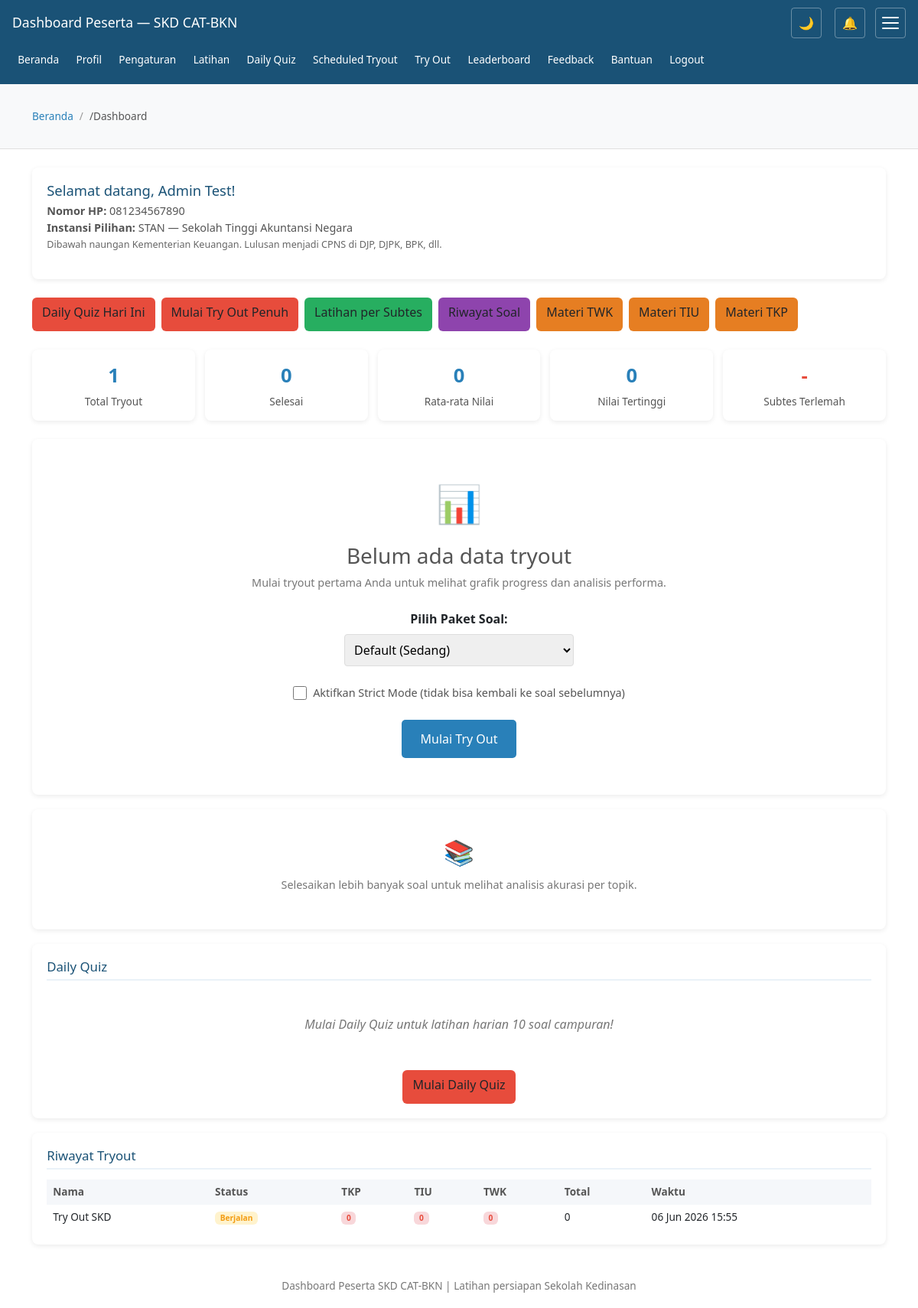
Screenshot of /pages/user_dashboard.php (signed in) with the database file from the repository.
### tables this page shows
CREATE TABLE `users` (
  `id` int(11) NOT NULL AUTO_INCREMENT,
  `nama` varchar(100) NOT NULL,
  `email` varchar(100) DEFAULT NULL COMMENT 'Email (deprecated, gunakan no_hp)',
  `instansi_pilihan` varchar(100) DEFAULT NULL,
  `created_at` timestamp NOT NULL DEFAULT current_timestamp(),
  `role` enum('admin','user') DEFAULT 'user',
  `status` enum('active','suspended','banned') DEFAULT 'active' COMMENT 'User account status',
  `suspended_at` timestamp NULL DEFAULT NULL COMMENT 'Timestamp when user was suspended',
  `suspended_reason` text DEFAULT NULL COMMENT 'Reason for suspension',
  `instansi_id` int(11) DEFAULT NULL,
  `password_hash` varchar(255) DEFAULT NULL,
  `failed_attempts` int(11) DEFAULT 0,
  `lockout_until` datetime DEFAULT NULL,
  `instansi` varchar(100) DEFAULT NULL,
  `no_hp` varchar(20) DEFAULT NULL COMMENT 'Nomor HP untuk login (08xx)',
  `sekolah_asal` varchar(100) DEFAULT NULL COMMENT 'Nama sekolah asal (SMA/SMK/MA)',
  `tahun_tamat` int(11) DEFAULT NULL COMMENT 'Tahun tamat sekolah',
  `foto_profil` varchar(255) DEFAULT NULL COMMENT 'Path to profile photo',
  `tanggal_lahir` date DEFAULT NULL COMMENT 'Tanggal lahir user',
  `jenis_kelamin` enum('L','P') DEFAULT NULL COMMENT 'Jenis kelamin: L=Laki-laki, P=Perempuan',
  `alamat` text DEFAULT NULL COMMENT 'Alamat lengkap user',
  `show_leaderboard` tinyint(1) DEFAULT 1 COMMENT 'Show profile in leaderboard: 1=show, 0=hide',
  `notification_preference` enum('push','browser','both','none') DEFAULT 'browser' COMMENT 'Preferensi notifikasi',
  `language` varchar(5) DEFAULT 'id' COMMENT 'Bahasa: id=en, en=english',
  `theme` varchar(10) DEFAULT 'light' COMMENT 'Tema: light/dark',
  `font_size` varchar(10) DEFAULT 'medium' COMMENT 'Ukuran font: small/medium/large',
  PRIMARY KEY (`id`),
  UNIQUE KEY `unique_no_hp` (`no_hp`),
  KEY `instansi_id` (`instansi_id`),
  KEY `idx_status` (`status`),
  CONSTRAINT `users_ibfk_1` FOREIGN KEY (`instansi_id`) REFERENCES `instansi` (`id`) ON DELETE SET NULL
);

CREATE TABLE `instansi` (
  `id` int(11) NOT NULL AUTO_INCREMENT,
  `kode` varchar(20) NOT NULL COMMENT 'Singkatan: STAN, STIS, IPDN, dll',
  `nama` varchar(100) NOT NULL COMMENT 'Nama lengkap instansi',
  `passing_twk` int(11) NOT NULL DEFAULT 65,
  `passing_tiu` int(11) NOT NULL DEFAULT 80,
  `passing_tkp` int(11) NOT NULL DEFAULT 126,
  `passing_total` int(11) NOT NULL DEFAULT 271,
  `deskripsi` text DEFAULT NULL COMMENT 'Info singkat instansi',
  `aktif` tinyint(1) DEFAULT 1,
  `urutan` int(11) DEFAULT 0,
  `created_at` timestamp NOT NULL DEFAULT current_timestamp(),
  PRIMARY KEY (`id`),
  UNIQUE KEY `unique_kode` (`kode`)
);

CREATE TABLE `tryout_sessions` (
  `id` int(11) NOT NULL AUTO_INCREMENT,
  `user_id` int(11) NOT NULL,
  `nama` varchar(100) NOT NULL,
  `durasi_tkp` int(11) DEFAULT 45,
  `durasi_tiu` int(11) DEFAULT 35,
  `durasi_twk` int(11) DEFAULT 30,
  `jumlah_tkp` int(11) DEFAULT 45,
  `jumlah_tiu` int(11) DEFAULT 35,
  `jumlah_twk` int(11) DEFAULT 30,
  `passing_tkp` int(11) DEFAULT 126,
  `passing_tiu` int(11) DEFAULT 80,
  `passing_twk` int(11) DEFAULT 65,
  `passing_total` int(11) DEFAULT 271,
  `waktu_mulai` datetime DEFAULT NULL,
  `waktu_selesai` datetime DEFAULT NULL,
  `nilai_tkp` int(11) DEFAULT 0,
  `nilai_tiu` int(11) DEFAULT 0,
  `nilai_twk` int(11) DEFAULT 0,
  `total_nilai` int(11) DEFAULT 0,
  `status` enum('berjalan','selesai','gagal') DEFAULT 'berjalan',
  `created_at` timestamp NOT NULL DEFAULT current_timestamp(),
  `strict_mode` tinyint(4) DEFAULT 0 COMMENT 'Strict mode: 1 = no back navigation, 0 = normal mode',
  `package_id` int(11) DEFAULT NULL COMMENT 'Reference to tryout_packages table',
  `pause_count` int(11) DEFAULT 0 COMMENT 'Number of times paused',
  `total_pause_seconds` int(11) DEFAULT 0 COMMENT 'Total paused time in seconds',
  `is_paused` tinyint(4) DEFAULT 0 COMMENT 'Currently paused: 1 = yes, 0 = no',
  `paused_at` timestamp NULL DEFAULT NULL COMMENT 'Timestamp when pause started',
  PRIMARY KEY (`id`),
  KEY `user_id` (`user_id`),
  KEY `package_id` (`package_id`),
  KEY `idx_tryout_sessions_user` (`user_id`),
  KEY `idx_tryout_sessions_status` (`status`),
  CONSTRAINT `tryout_sessions_ibfk_1` FOREIGN KEY (`user_id`) REFERENCES `users` (`id`) ON DELETE CASCADE,
  CONSTRAINT `tryout_sessions_ibfk_2` FOREIGN KEY (`package_id`) REFERENCES `tryout_packages` (`id`) ON DELETE SET NULL
);

### helpers.php (called while the page is built, shortened)
<?php
function e(string $text): string
{
    return htmlspecialchars($text, ENT_QUOTES, 'UTF-8');
}

### pages/user_dashboard.php (the view, shortened to what this page needs)
<?php
require '../config.php';
require '../helpers.php';
$userId = (int)$_SESSION['user_id'];
$userName = e($_SESSION['user_nama'] ?? 'Peserta');
$stmt = $pdo->prepare("SELECT u.nama, u.no_hp, u.email, u.sekolah_asal, u.tahun_tamat, u.instansi, u.instansi_id, i.kode as instansi_kode, i.nama as instansi_nama, i.deskripsi as instansi_desk
    FROM users u LEFT JOIN instansi i ON u.instansi_id = i.id WHERE u.id = ?");
$stmt->execute([$userId]);
$userInfo = $stmt->fetch();
$stmt = $pdo->prepare("SELECT * FROM tryout_sessions WHERE user_id = ? ORDER BY id DESC");
$stmt->execute([$userId]);
$riwayat = $stmt->fetchAll();
$totalTryout = count($riwayat);
$selesai = array_filter($riwayat, fn($r) => $r['status'] === 'selesai');
$rataNilai = 0;
$bestScore = 0;
$subtesTerlemah = '-';
$passingMap = $pdo->query("SELECT subtes, passing_grade FROM subtes_config WHERE aktif = 1")->fetchAll(PDO::FETCH_KEY_PAIR);
$passingTkp = (int)($passingMap['TKP'] ?? 126);
$passingTiu = (int)($passingMap['TIU'] ?? 80);
$passingTwk = (int)($passingMap['TWK'] ?? 65);
$akurasiTopik = $pdo->prepare("
    SELECT
        q.subtes,
        q.topik,
        COUNT(*) as total,
        SUM(CASE WHEN a.jawaban_user = q.jawaban_benar THEN 1 ELSE 0 END) as benar
    FROM answers a
    JOIN questions q ON a.question_id = q.id
    JOIN tryout_sessions ts ON a.session_id = ts.id
    WHERE ts.user_id = ? AND a.jawaban_user IS NOT NULL AND a.jawaban_user != ''
    GROUP BY q.subtes, q.topik
    HAVING COUNT(*) >= 3
    ORDER BY subtes, (SUM(CASE WHEN a.jawaban_user = q.jawaban_benar THEN 1 ELSE 0 END)) ASC, COUNT(*) DESC
    LIMIT 10
");
$akurasiTopik->execute([$userId]);
$topikStats = $akurasiTopik->fetchAll(PDO::FETCH_ASSOC);
?>
<!DOCTYPE html>
<html lang="id">
<head>
</head>
<body>
<?php require '../includes/navigation.php'; ?>
<?php
require '../includes/breadcrumbs.php';
?>
<div class="container" id="main-content">
<div class="welcome">
<h2>Selamat datang, <?= $userName ?>!</h2>
<p>
<strong>Nomor HP:</strong> <?= e($userInfo['no_hp'] ?? '-') ?><br>
<?php if ($userInfo['instansi_nama']): ?>
<strong>Instansi Pilihan:</strong> <?= e($userInfo['instansi_kode']) ?> — <?= e($userInfo['instansi_nama']) ?><br>
<small style="color:#666"><?= e($userInfo['instansi_desk'] ?? '') ?></small>
<?php else: ?>
<strong>Belum memilih instansi.</strong> <a href="profile.php" style="color:#2980b9">Pilih instansi di profil</a> untuk mendapatkan rekomendasi.
<?php endif; ?>
</p>
</div>
<div class="actions">
<a href="daily_quiz.php" class="btn" style="background:#e74c3c">Daily Quiz Hari Ini</a>
<a href="tryout.php" class="btn danger">Mulai Try Out Penuh</a>
<a href="latihan.php" class="btn success">Latihan per Subtes</a>
<a href="riwayat_soal.php" class="btn" style="background:#8e44ad">Riwayat Soal</a>
<a href="materi.php?subtes=TWK" class="btn warning">Materi TWK</a>
<a href="materi.php?subtes=TIU" class="btn warning">Materi TIU</a>
<a href="materi.php?subtes=TKP" class="btn warning">Materi TKP</a>
</div>
<div class="stats">
<div class="stat"><div class="num"><?= $totalTryout ?></div><div class="label">Total Tryout</div></div>
<div class="stat"><div class="num"><?= count($selesai) ?></div><div class="label">Selesai</div></div>
<div class="stat"><div class="num"><?= $rataNilai ?></div><div class="label">Rata-rata Nilai</div></div>
<div class="stat"><div class="num"><?= $bestScore ?></div><div class="label">Nilai Tertinggi</div></div>
<div class="stat"><div class="num" style="color:#e74c3c"><?= $subtesTerlemah ?></div><div class="label">Subtes Terlemah</div></div>
</div>
<?php if (empty($selesai)): ?>
<div class="section" style="text-align:center;padding:3rem 1rem">
<div style="font-size:3rem;margin-bottom:1rem">📊</div>
<h3 style="color:#555;margin-bottom:.5rem">Belum ada data tryout</h3>
<p style="color:#777;font-size:.9rem;margin-bottom:1.5rem">Mulai tryout pertama Anda untuk melihat grafik progress dan analisis performa.</p>
<div style="margin-bottom:1.5rem">
    <label style="display:block;margin-bottom:.5rem;font-weight:bold">Pilih Paket Soal:</label>
    <select id="packageSelect" style="padding:.5rem;border:1px solid #ddd;border-radius:4px;width:100%;max-width:300px;margin:0 auto">
        <option value="0">Default (Sedang)</option>
    </select>
</div>
<div style="margin-bottom:1.5rem">
    <label style="display:flex;align-items:center;justify-content:center;gap:.5rem;cursor:pointer">
        <input type="checkbox" id="strictModeCheck" style="width:18px;height:18px">
        <span style="font-size:.9rem;color:#555">Aktifkan Strict Mode (tidak bisa kembali ke soal sebelumnya)</span>
    </label>
</div>
<a href="tryout.php" class="btn" style="background:#2980b9;color:#fff;text-decoration:none;padding:.75rem 1.5rem;border-radius:5px;display:inline-block" onclick="startTryoutWithOptions(event)">Mulai Try Out</a>
</div>
<?php endif; ?>
<?php if (empty($topikStats)): ?>
<div class="section" style="text-align:center;padding:2rem 1rem">
<div style="font-size:2rem;margin-bottom:.5rem">📚</div>
<p style="color:#777;font-size:.9rem">Selesaikan lebih banyak soal untuk melihat analisis akurasi per topik.</p>
</div>
<?php endif; ?>
<?php
$dailyQuizHistory = $pdo->prepare("SELECT * FROM daily_quiz_sessions WHERE user_id = ? AND status = 'selesai' ORDER BY quiz_date DESC LIMIT 7");
$dailyQuizHistory->execute([$userId]);
$dailyHistory = $dailyQuizHistory->fetchAll();
?>
<div class="section">
<h2>Daily Quiz</h2>
<?php if (empty($dailyHistory)): ?>
<div class="empty">Mulai Daily Quiz untuk latihan harian 10 soal campuran!</div>
<div style="text-align:center;margin-top:1rem">
<a href="daily_quiz.php" class="btn" style="background:#e74c3c">Mulai Daily Quiz</a>
</div>
<?php endif; ?>
</div>
<div class="section">
<h2>Riwayat Tryout</h2>
<?php if (empty($riwayat)): ?>
<div class="empty">Belum ada riwayat tryout. Yuk mulai latihan!</div>
<?php else: ?>
<div class="table-wrap">
<table>
<thead>
<tr><th>Nama</th><th>Status</th><th>TKP</th><th>TIU</th><th>TWK</th><th>Total</th><th>Waktu</th></tr>
</thead>
<tbody>
<?php foreach ($riwayat as $r):
    $tkpStatus = ($r['nilai_tkp'] ?? 0) >= $passingTkp ? 'lulus' : 'gagal';
    $tiuStatus = ($r['nilai_tiu'] ?? 0) >= $passingTiu ? 'lulus' : 'gagal';
    $twkStatus = ($r['nilai_twk'] ?? 0) >= $passingTwk ? 'lulus' : 'gagal';
?>
<tr style="cursor:pointer" onclick="window.location.href='hasil.php?session_id=<?= $r['id'] ?>'">
<td><?= e($r['nama']) ?></td>
<td><span class="badge <?= $r['status'] ?>"><?= ucfirst($r['status']) ?></span></td>
<td><span class="badge <?= $tkpStatus ?>"><?= $r['nilai_tkp'] ?? 0 ?></span></td>
<td><span class="badge <?= $tiuStatus ?>"><?= $r['nilai_tiu'] ?? 0 ?></span></td>
<td><span class="badge <?= $twkStatus ?>"><?= $r['nilai_twk'] ?? 0 ?></span></td>
<td><?= $r['total_nilai'] ?? 0 ?></td>
<td><?= date('d M Y H:i', strtotime($r['waktu_mulai'])) ?></td>
</tr>
<?php endforeach; ?>
</tbody>
</table>
</div>
<?php endif; ?>
</div>
</div>
<div class="footer">
Dashboard Peserta SKD CAT-BKN | Latihan persiapan Sekolah Kedinasan
</div>
</body>
</html>

### pages/user_dashboard.php (style rules this page uses)
* { box-sizing:border-box;margin:0;padding:0 }
body { font-family:'Segoe UI',Arial,sans-serif;background:#f5f7fa;color:#222;line-height:1.6;-webkit-text-size-adjust:100%;transition:background .2s,color .2s }
:root { --bg-body:#f5f7fa;--bg-card:#fff;--text-main:#222;--text-muted:#555;--header-bg:#1a5276;--border-color:#eee;--link-color:#2980b9;--success-bg:#d4edda;--danger-bg:#f8d7da;--warning-bg:#fff3cd }
body { background:var(--bg-body);color:var(--text-main) }
.container { max-width:1000px;margin:1.5rem auto;padding:0 1rem }
.welcome { background:var(--bg-card);border-radius:8px;padding:1.2rem;box-shadow:0 2px 6px rgba(0,0,0,.08);margin-bottom:1.5rem }
.welcome h2 { color:#1a5276;font-size:1.15rem;margin-bottom:.3rem }
.welcome p { color:#555;font-size:.9rem }
.stats { display:grid;grid-template-columns:repeat(auto-fit,minmax(130px,1fr));gap:.8rem;margin-bottom:1.5rem }
.stat { background:var(--bg-card);border-radius:8px;padding:.9rem;box-shadow:0 2px 6px rgba(0,0,0,.08);text-align:center }
.stat .num { font-size:1.6rem;font-weight:bold;color:#2980b9 }
.stat .label { color:#555;font-size:.85rem;margin-top:.3rem }
.actions { display:flex;gap:.5rem;flex-wrap:wrap;margin-bottom:1.5rem;overflow-x:auto;-webkit-overflow-scrolling:touch }
.btn { display:inline-block;background:#2980b9;color:#fff;padding:.55rem .9rem;border-radius:6px;text-decoration:none;font-weight:600;font-size:.9rem;min-height:44px;min-width:44px;white-space:nowrap }
.btn.success { background:#27ae60 }
.btn.warning { background:#e67e22 }
.btn.danger { background:#e74c3c }
.section { background:var(--bg-card);border-radius:8px;padding:1.2rem;box-shadow:0 2px 6px rgba(0,0,0,.08);margin-bottom:1.2rem;overflow:hidden }
.section h2 { color:#1a5276;font-size:1.05rem;margin-bottom:.8rem;border-bottom:2px solid #eaf2f8;padding-bottom:.4rem }
.table-wrap { overflow-x:auto;-webkit-overflow-scrolling:touch }
table { width:100%;border-collapse:collapse;font-size:.85rem;min-width:500px }
th,td { border:1px solid var(--border-color);padding:.4rem .5rem;text-align:left }
th { background:var(--bg-body);color:var(--text-muted);border-color:var(--border-color) }
.badge { display:inline-block;padding:.2rem .5rem;border-radius:10px;font-size:.75rem;font-weight:bold }
.badge.gagal { background:var(--danger-bg);color:#e74c3c }
.badge.berjalan { background:var(--warning-bg);color:#f39c12 }
.empty { color:#777;font-style:italic;text-align:center;padding:2rem }
.footer { text-align:center;padding:1.2rem;color:#777;font-size:.85rem;margin-top:1.5rem }

### rows the page displays
users: no_hp "081234567890", instansi.kode "STAN", instansi.nama "Sekolah Tinggi Akuntansi Negara", instansi.deskripsi "Dibawah naungan Kementerian Keuangan. Lulusan menjadi CPNS di DJP, DJPK, BPK, dll."
tryout_sessions: status "0", nama "Try Out SKD", status "Berjalan", nilai_tkp "0", nilai_tiu "0", nilai_twk "0", total_nilai "0", waktu_mulai "06 Jun 2026 15:55"

### other values shown
$pageTitle "Dashboard Peserta — SKD CAT-BKN"
$crumb['label'] "Beranda"
$crumb['label'] "Dashboard"
$userName "Admin Test"
$totalTryout "1"
$rataNilai "0"
$bestScore "0"
$subtesTerlemah "-"
